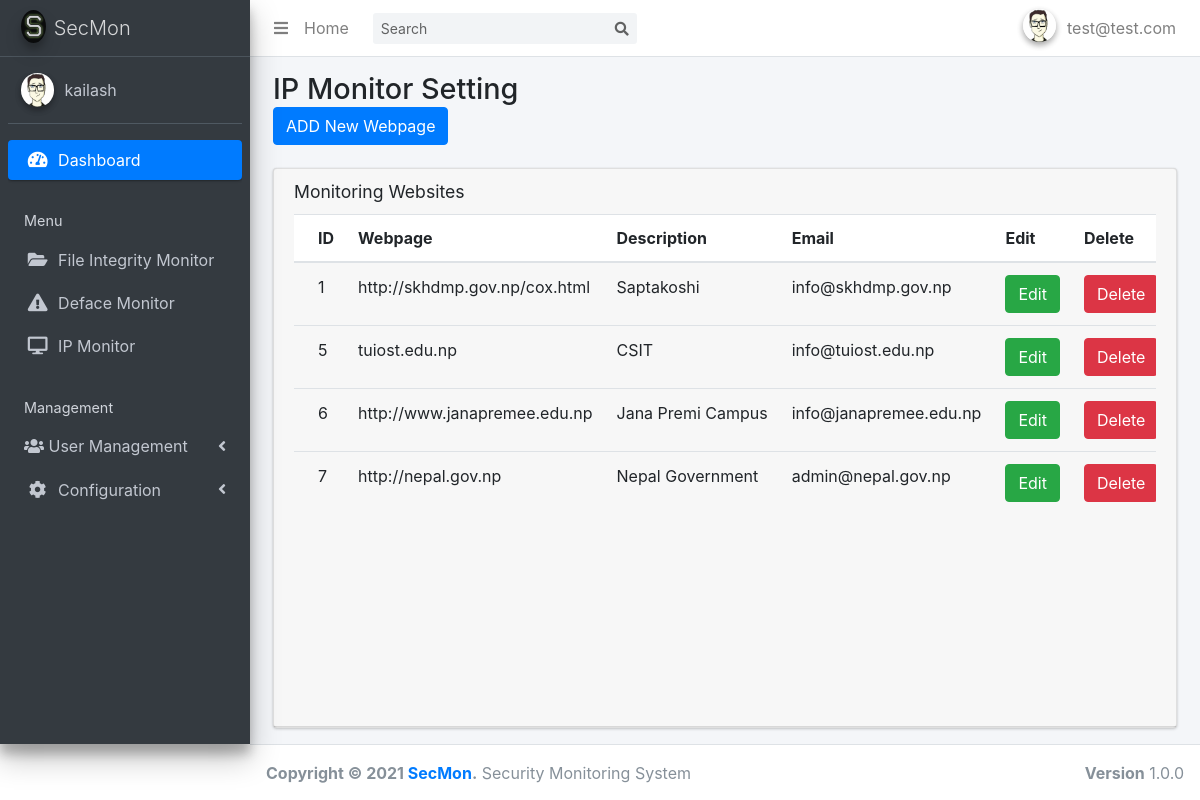
The page /defacemon_sett.php (signed in) on the database its author committed.
### tables this page shows
CREATE TABLE `filescan_config` (
  `id` int(255) NOT NULL,
  `account` varchar(200) NOT NULL,
  `scan_path` varchar(200) NOT NULL,
  `email` varchar(200) NOT NULL,
  `file_extensions` varchar(200) NOT NULL
);

CREATE TABLE `deface_config` (
  `id` int(255) NOT NULL,
  `website` varchar(255) NOT NULL,
  `description` varchar(255) NOT NULL,
  `email` varchar(255) NOT NULL,
  `contact` varchar(255) NOT NULL
);

### defacemon_sett.php (the view, shortened to what this page needs)
<!DOCTYPE html>
<html>
<head>
    <link rel="stylesheet" href="plugins/fontawesome-free/css/all.min.css">
    <link rel="stylesheet" href="https://code.ionicframework.com/ionicons/2.0.1/css/ionicons.min.css">
    <link rel="stylesheet" href="dist/css/adminlte.min.css">
    <link rel="stylesheet" href="https://stackpath.bootstrapcdn.com/bootstrap/4.3.1/css/bootstrap.min.css">
</head>
<body class="hold-transition sidebar-mini">
    <div class="wrapper">
        <?php include 'themepart/nav-bar.php'; ?>
        <?php include 'themepart/sidebar.php'; ?>
        <div class="content-wrapper">
            <section class="content-header">
                <div class="container-fluid">
                    <div class="row mb-2">
                        <div class="col-sm-6">
                            <h1>IP Monitor Setting</h1>
                            <button type="button" class="btn btn-primary" data-toggle="modal" data-target="#addURLModal">ADD New Webpage</button>
                        </div>
                    </div>
                </div>
            </section>
            <section class="content">
                <div class="container-fluid">
                    <div class="row">
                        <div class="col-12">
                            <div class="card">
                                <div class="card-header">
                                    <h3 class="card-title">Monitoring Websites</h3>
                                    <div class="card-body table-responsive p-0" style="height: 500px;">
                                        <?php $connection=mysqli_connect( "localhost", "root", "", "hash_analyzer"); $query="SELECT * FROM deface_config" ; $query_run=mysqli_query($connection, $query); ?>
                                        <table class="table table-head-fixed text-nowrap">
                                            <thead>
                                                <tr>
                                                    <th>ID</th>
                                                    <th>Webpage</th>
                                                    <th>Description</th>
                                                    <th>Email</th>
                                                    <th>Edit</th>
                                                    <th>Delete</th>
                                                </tr>
                                            </thead>
                                            <tbody>
                                                <?php if (mysqli_num_rows($query_run)> 0) { while ($row = mysqli_fetch_assoc($query_run)) { ?>
                                                <tr>
                                                    <td>
                                                        <?php echo $row[ 'id']; ?> </td>
                                                    <td>
                                                        <?php echo $row[ 'website']; ?> </td>
                                                    <td>
                                                        <?php echo $row[ 'description']; ?> </td>
                                                        <td>
                                                        <?php echo $row[ 'email']; ?> </td>
                                                    <td>
                                                        <button type="button" class="btn btn-success editbtnweb" data-toggle="modal" data-target="#editURLModal">Edit</button>
                                                    </td>
                                                    <td>
                                                        <button type="button" class="btn btn-danger deletebtnweb" data-toggle="modal" data-target="#deleteURLModal">Delete</button>
                                                    </td>
                                                </tr>
                                                <?php } } else { echo "No record found!"; } ?>
                                            </tbody>
                                        </table>
                                    </div>
                                </div>
                            </div>
                        </div>
                    </div>
                </div>
            </section>
        </div>
        </div>
    <?php include 'themepart/footer.php'; ?>
</body>
</html>

### themepart/sidebar.php (shortened to what this page needs)
<html>
<head>
</head>
<aside class="main-sidebar sidebar-dark-primary elevation-4">
    <a href="dashboard.php" class="brand-link">
      <img src="dist/img/secmon.png" alt="AdminLTE Logo" class="brand-image img-circle elevation-3"
           style="opacity: .8">
      <span class="brand-text font-weight-light">SecMon</span>
    </a>
    <div class="sidebar">
      <div class="user-panel mt-3 pb-3 mb-3 d-flex">
        <div class="image">
          <img src="dist/img/avatar.png" class="img-circle elevation-2" alt="User Image">
        </div>
        <?php
        $connection = mysqli_connect("localhost","root","","hash_analyzer");
        $query= "SELECT * FROM filescan_config";
        $query_run= mysqli_query($connection,$query);
        $row = mysqli_fetch_assoc($query_run);
        ?>
        <div class="info">
          <a href="#" class="d-block"><?php echo $row['account']; ?></a>
        </div>
      </div>
      <nav class="mt-2">
        <ul class="nav nav-pills nav-sidebar flex-column" data-widget="treeview" role="menu" data-accordion="false">
          <li class="nav-item has-treeview menu-open">
            <a href="dashboard.php" class="nav-link active">
              <i class="nav-icon fas fa-tachometer-alt"></i>
              <p>
                Dashboard
              </p>
            </a>
          </li>
          <li class="nav-header">Menu</li>
          <li class="nav-item has-treeview">
            <a href="fim.php" class="nav-link">
              <i class="nav-icon fa fa-folder-open"></i>
              <p>
                File Integrity Monitor
              </p>
            </a>
          <li class="nav-item has-treeview">
            <a href="webmon.php" class="nav-link">
              <i class="nav-icon fa fa-exclamation-triangle"></i>
              <p>
                Deface Monitor
              </p>
            </a>
             <li class="nav-item has-treeview">
            <a href="ipmon.php" class="nav-link">
              <i class="nav-icon fa fa-desktop"></i>
              <p>
                IP Monitor
              </p>
            </a>
          <li class="nav-header">Management</li>
          <li class="nav-item has-treeview">
            <a href="#" class="nav-link">
              <i class="fas fa-users"></i>
              <p>
                User Management
                <i class="fas fa-angle-left right"></i>
              </p>
            </a>
          </li>
          <li class="nav-item has-treeview">
            <a href="#" class="nav-link">
              <i class="nav-icon fa fa-cog"></i>
              <p>
                Configuration
                <i class="fas fa-angle-left right"></i>
              </p>
            </a>
          </li>
        </ul>
      </nav>
    </div>
  </aside>

### rows shown on the page
filescan_config: account "kailash"
deface_config: id "1", website "http://skhdmp.gov.np/cox.html", description "Saptakoshi", email "info@skhdmp.gov.np"
deface_config: id "5", website "tuiost.edu.np", description "CSIT", email "info@tuiost.edu.np"
deface_config: id "6", website "http://www.janapremee.edu.np", description "Jana Premi Campus", email "info@janapremee.edu.np"
deface_config: id "7", website "http://nepal.gov.np", description "Nepal Government", email "admin@nepal.gov.np"

### other values the page prints
$_SESSION['username'] "test@test.com"
